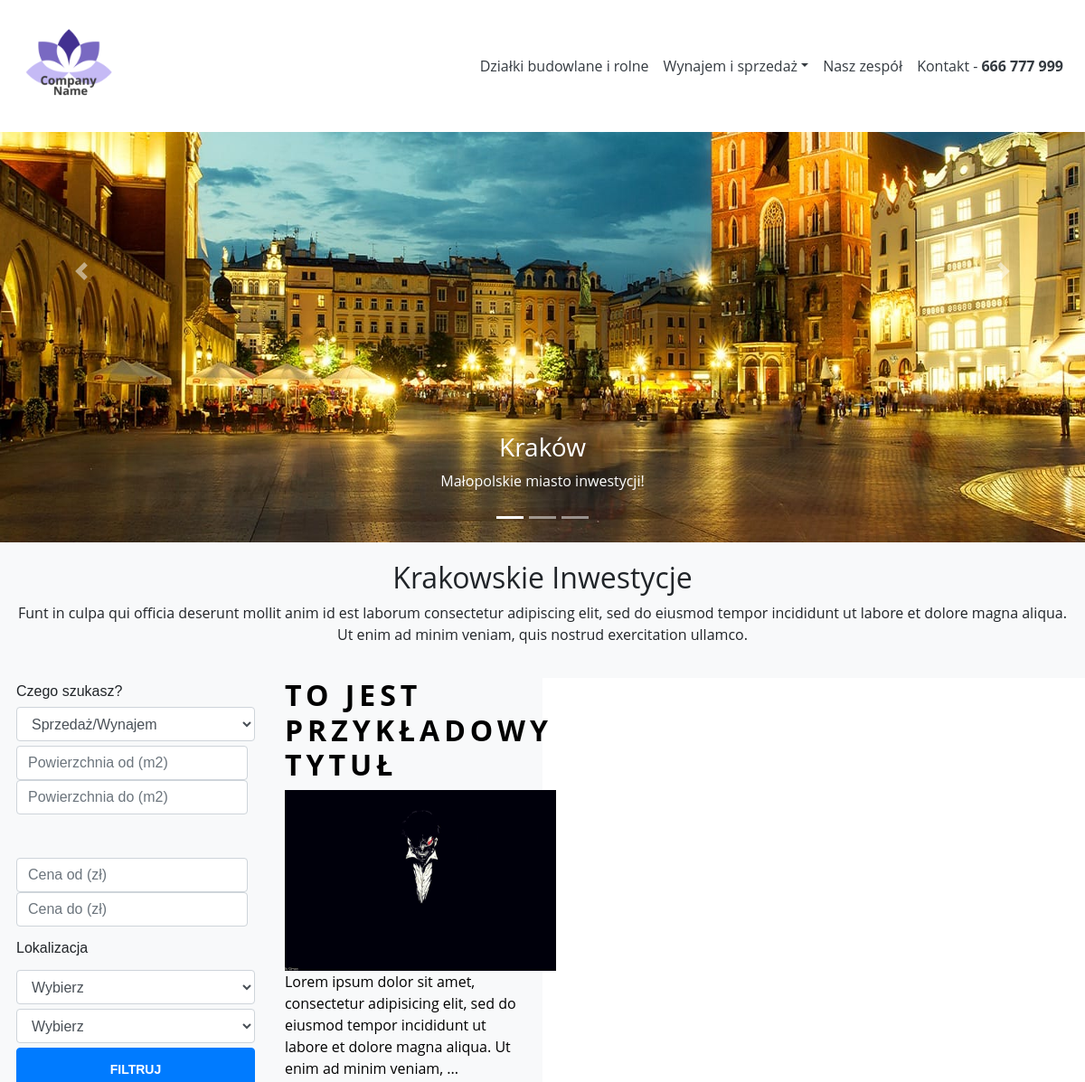
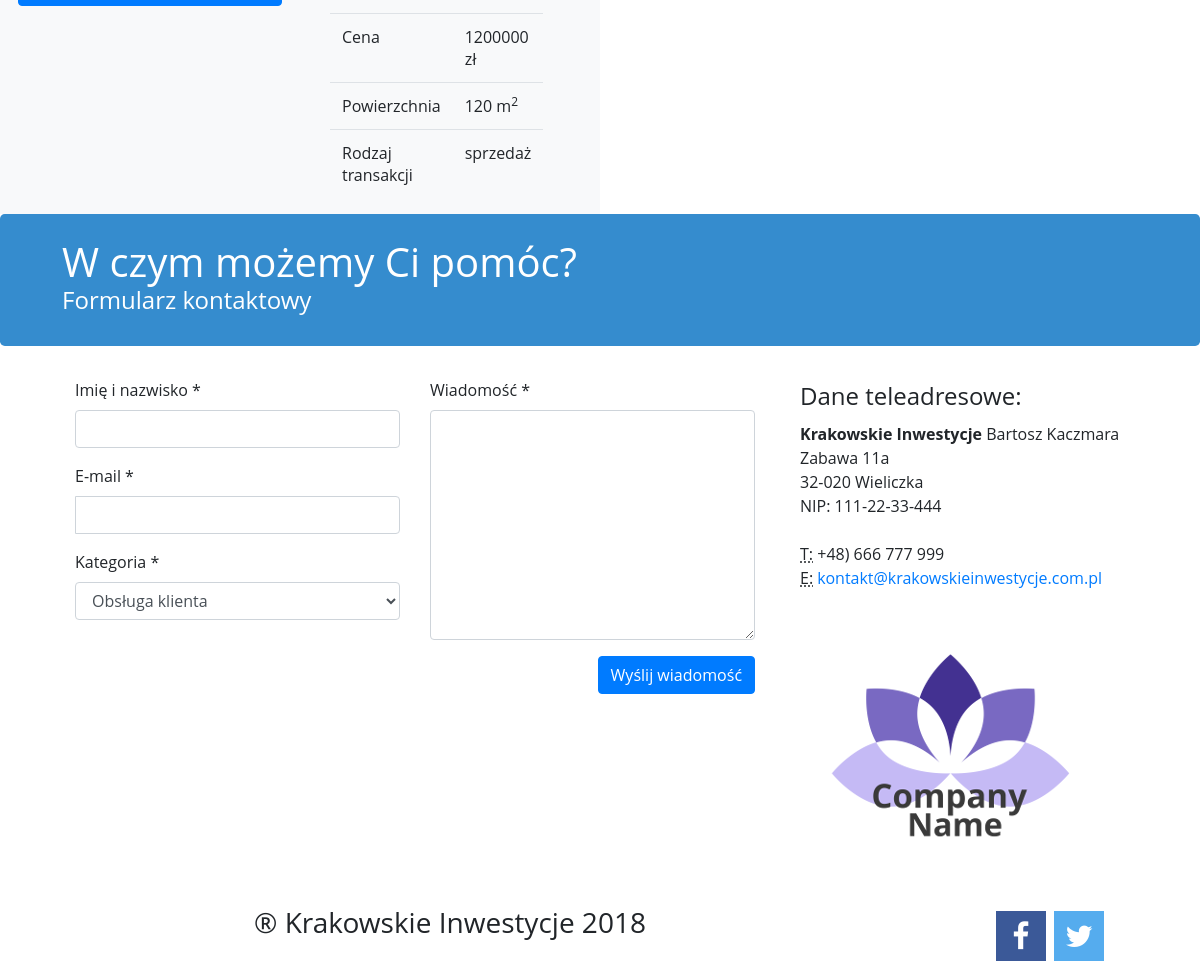
The app's page /index.php?oferta=2 with its own data (2 pictures, top to bottom).
### tables this page shows
CREATE TABLE IF NOT EXISTS `nieruchomosci` (
  `id` int(11) NOT NULL AUTO_INCREMENT,
  `typ_nieruchomosci` varchar(255) NOT NULL,
  `rodzaj` varchar(255) NOT NULL,
  `pum` varchar(255) NOT NULL,
  `klasa_gleby` varchar(255) NOT NULL,
  `status` varchar(255) NOT NULL,
  `powierzchnia` int(11) NOT NULL,
  `cena` int(11) NOT NULL,
  `lokalizacja_1` varchar(1) NOT NULL,
  `lokalizacja_2` varchar(255) NOT NULL,
  `dzielnica` int(11) NOT NULL,
  `description` text NOT NULL,
  `img_src` varchar(255) NOT NULL,
  `title` varchar(255) NOT NULL,
  PRIMARY KEY (`id`)
);

### include/class.class.php (called while the page is built, shortened)
<?php
class nieruchomosc
{
  public $rodzaj_transakcji;
  public $powierzchnia;
  public $cena;
  public $img_src;
  public $description;
  public $title;
  public function setNieruchomosc($id){
    $mysql_query = mysql_query("SELECT * FROM nieruchomosci WHERE id = '$id'") or die("mysql_query error: ".mysql_error());
    $mysql_return = mysql_fetch_assoc($mysql_query);
    $this -> rodzaj_transakcji = $mysql_return['rodzaj'];
    $this -> powierzchnia = $mysql_return['powierzchnia'];
    $this -> cena = $mysql_return['cena'];
    $this -> img_src = $mysql_return['img_src'];
    $this -> description = $mysql_return['description'];
    $this -> title = $mysql_return['title'];
  }
  public function getNieruchomosc_rodzajTransakcji(){
      return $this -> rodzaj_transakcji;
  }
  public function getNieruchomosc_powierzchnia(){
      return $this -> powierzchnia;
  }
  public function getNieruchomosc_cena(){
      return $this -> cena;
  }
  public function getNieruchomosc_title(){
      return $this -> title;
  }
  public function getNieruchomosc_description(){
      return $this -> description;
  }
  public function getNieruchomosc_imgSrc(){
      return $this -> img_src;
  }
}
?>

### lista_ofert/mieszkania.php (the view, shortened to what this page needs)
<?php
$mieszkania_sql = mysql_query("SELECT * FROM nieruchomosci WHERE typ_nieruchomosci = 'mieszkanie' AND id > '4'") or die("mieszkania_sql error: ".mysql_error());
$nieruchomosc = new nieruchomosc();
?>
 <div id="demo" class="carousel slide" data-ride="carousel">
  <ul class="carousel-indicators">
    <li data-target="#demo" data-slide-to="0" class="active"></li>
    <li data-target="#demo" data-slide-to="1"></li>
    <li data-target="#demo" data-slide-to="2"></li>
  </ul>
  <div class="carousel-inner">
    <div class="carousel-item active">
      <img src="img/1.jpeg" alt="0">
        <div class="carousel-caption">
            <h3>Kraków</h3>
        <p>Małopolskie miasto inwestycji!</p>
  </div>
    </div>
  <a class="carousel-control-prev" href="#demo" data-slide="prev">
    <span class="carousel-control-prev-icon"></span>
  </a>
  <a class="carousel-control-next" href="#demo" data-slide="next">
    <span class="carousel-control-next-icon"></span>
  </a>
</div>
</div>
    <div class="col-sm-12 text-center bg-light" style="padding:20px;">
    <h2>Krakowskie Inwestycje</h2>
    <p>Funt in culpa qui officia deserunt mollit anim id est laborum consectetur adipiscing elit, sed do eiusmod tempor incididunt ut labore et dolore magna aliqua. Ut enim ad minim veniam, quis nostrud exercitation ullamco.</p>
    </div>
  <div class="row">
    <div class="col-sm-3 bg-light text-center">
<?php include_once('./tpl/filtr.php'); ?>
    </div>
    <?php
    while($r = mysql_fetch_assoc($mieszkania_sql))
    {
      $nieruchomosc -> setNieruchomosc($r['id']);
      ?>
      <div class="col-sm-3 bg-light">
  <a class="fonto" href="wynik.php?id=<?php echo $r['id']; ?>">
      <h2><?php echo $nieruchomosc -> getNieruchomosc_title(); ?></h2>
      <div class="fakeimg"><img width="300px" height="200px" src="<?php echo $nieruchomosc -> getNieruchomosc_imgSrc()."/1.jpg"; ?>"></div>
      <p><?php echo substr($nieruchomosc -> getNieruchomosc_description(),0,150)."..."; ?></p>
      <div class="col-sm-3 bg-light"><table class="table">
      <tbody>
        <tr>
        <td>Cena</td>
        <td><?php echo $nieruchomosc -> getNieruchomosc_cena()." zł"; ?></td>
      </tr>
      <tr>
        <td>Powierzchnia</td>
        <td><?php echo $nieruchomosc -> getNieruchomosc_powierzchnia()." m<sup>2</sup>"; ?></td>
      </tr>
      <tr>
        <td>Rodzaj transakcji</td>
        <td><?php echo $nieruchomosc -> getNieruchomosc_rodzajTransakcji(); ?></td>
      </tr>
    </tbody>
    </table>
    </div>
  </a>
    </div>
   <?php
    }
    ?>
  </div>
 <?php
 include_once('./tpl/bottom.php');
 ?>

### css/style.css (style rules this page uses)
body { font-family: 'Open Sans', sans-serif; }
.fakeimg { height: 200px; background-color: #358CCE; border-radius: 10px; color: white; }
#demo img { width: 100%; height: 600px; }
.fonto { color: black; }
.fonto h2 { font-variant: small-caps; font-weight: 700; letter-spacing: 5px; }

### records on screen
nieruchomosci: title "TO JEST PRZYKŁADOWY TYTUŁ", description "Lorem ipsum dolor sit amet, consectetur adipisicing elit, sed do eiusmod tempor incididunt ut labore et dolore magna aliqua. Ut enim ad minim veniam,", cena "1200000", powierzchnia "120", rodzaj "sprzedaż"
